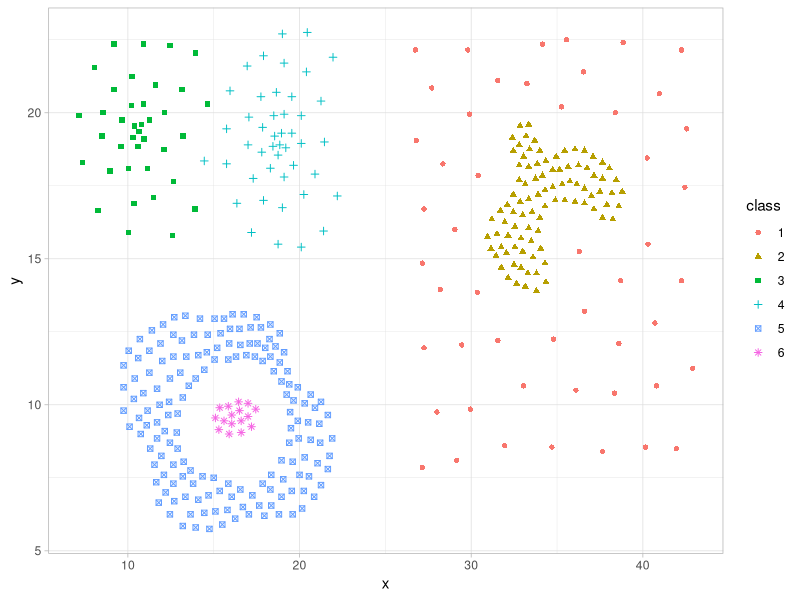
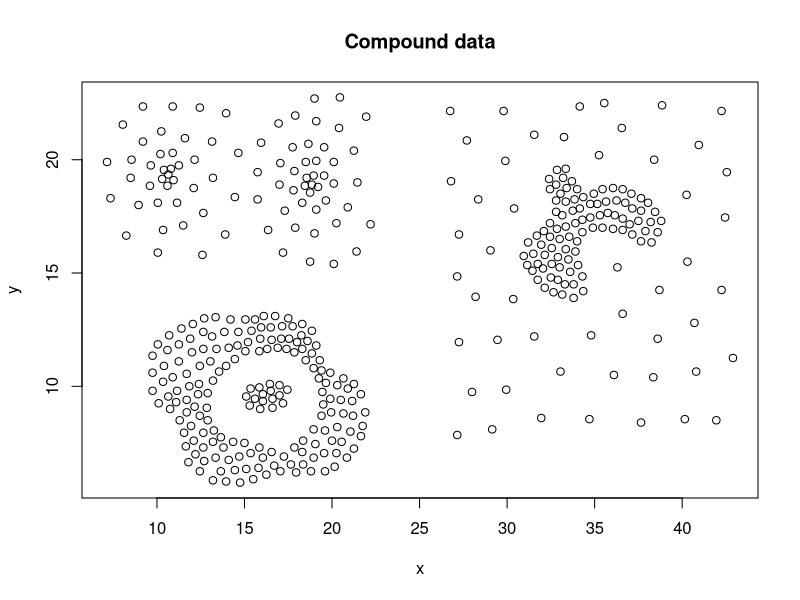

Source code (R) for these figures, in order:
## ---- chunk 1
# Imports ---------------------------------------
library(tidyverse) # For convenience, plots, tables and probably some other stuff.
## ---- chunk 2
# Data load
compound.df <- read.csv("Compound.txt", sep = "\t", header = F)
# Adding lables
names(compound.df) <- c("x", "y", "class")

compound.df$class <- factor(compound.df$class)
## ---- chunk 3
library(tidyverse)
ggplot(compound.df, aes(x, y, shape = class, color = class))+
  geom_point() +
  theme_light()

plot(compound.df[1:2], main="Compound data")
## ---- chunk 4

## ---- chunk 5

